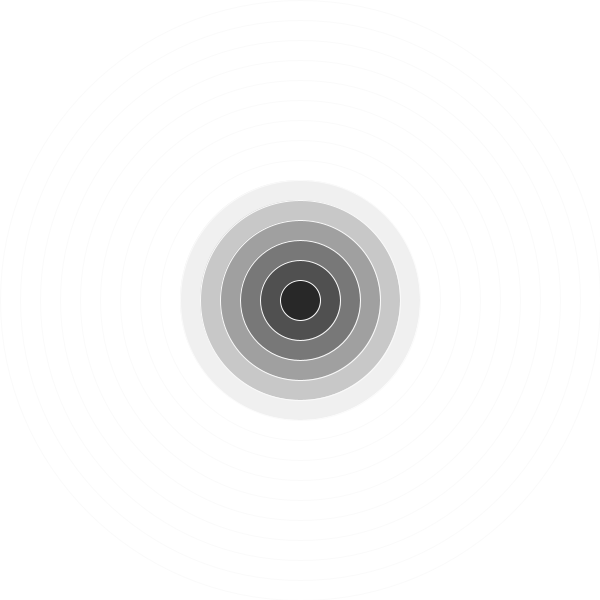
Frame 1 (no input)
Frame 60 (the mouse pressed at the canvas centre just before this capture): identical to frame 1, image omitted
Frame 120 (the mouse held since frame 60 and released just before this capture): identical to frame 1, image omitted

The Processing sketch that drew this single still picture (run headless with seeded random() and noise(); from frame 60 on, the mouse is pressed at the canvas centre):

// Processing sketch: chapter_6_5
// ── chapter_6_5.pde
int subtr = 40;

void setup(){
  size(600,600);
  smooth();
}

void draw(){
  background(255); // make background white
  for (float i = width; i > 0; i -= subtr) {
  	/*
	i = width of screen
	run if i is greater than 0
	every loop width is decremented by 20
  	*/
    // stroke(0);
    // noStroke();
    stroke(250);
    fill(i);
    println(i);
    ellipse(width/2,height/2,i,i);
  }
}
